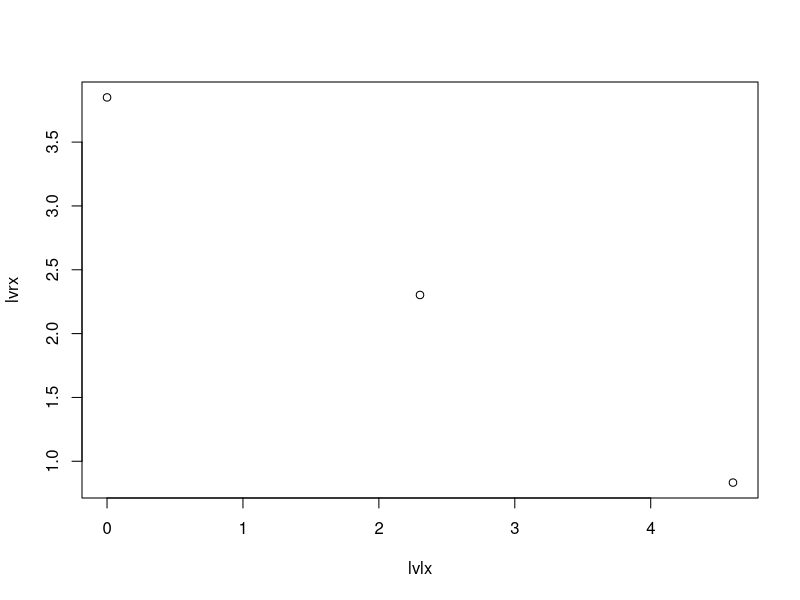
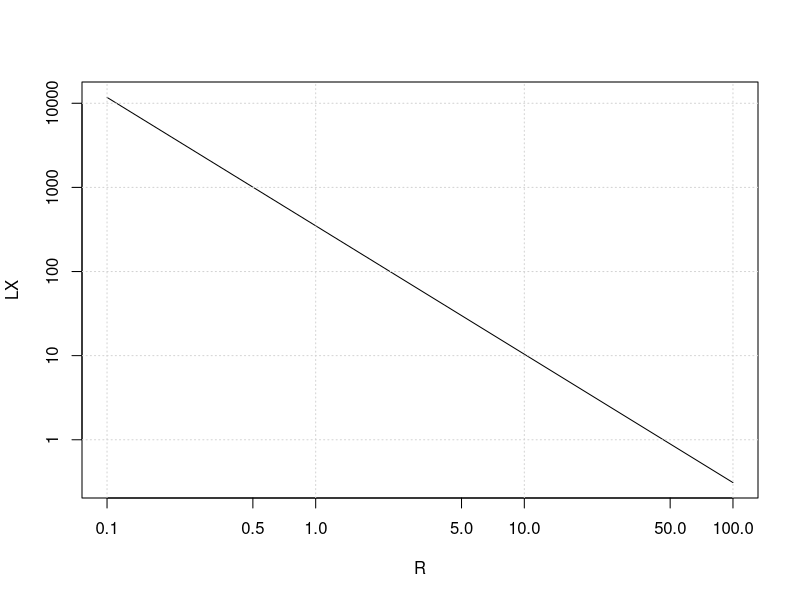
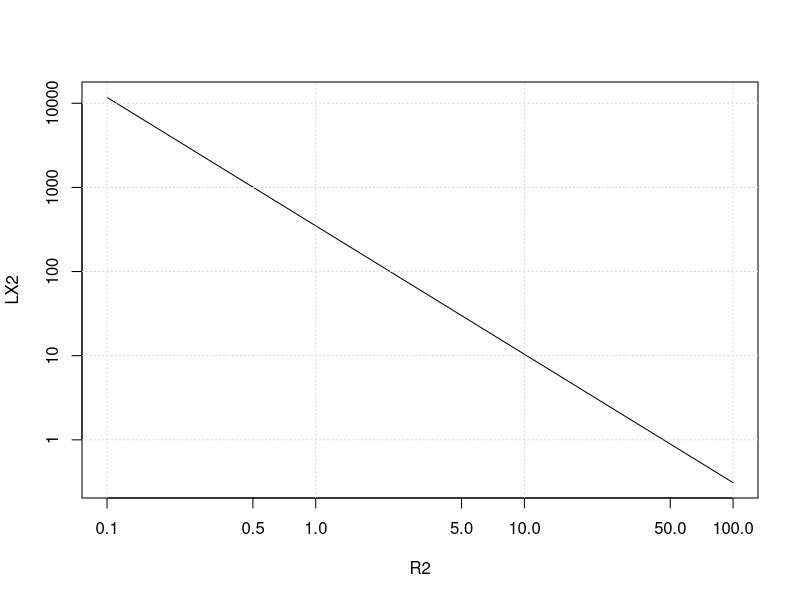
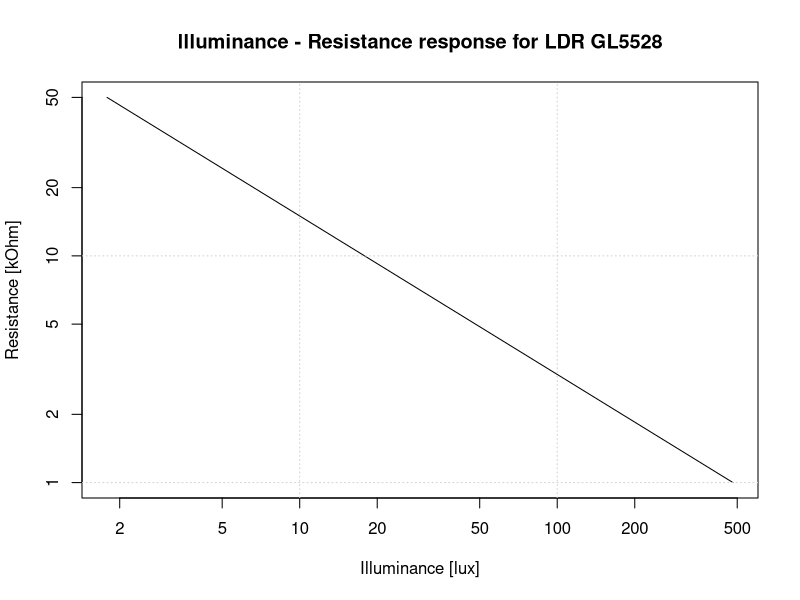
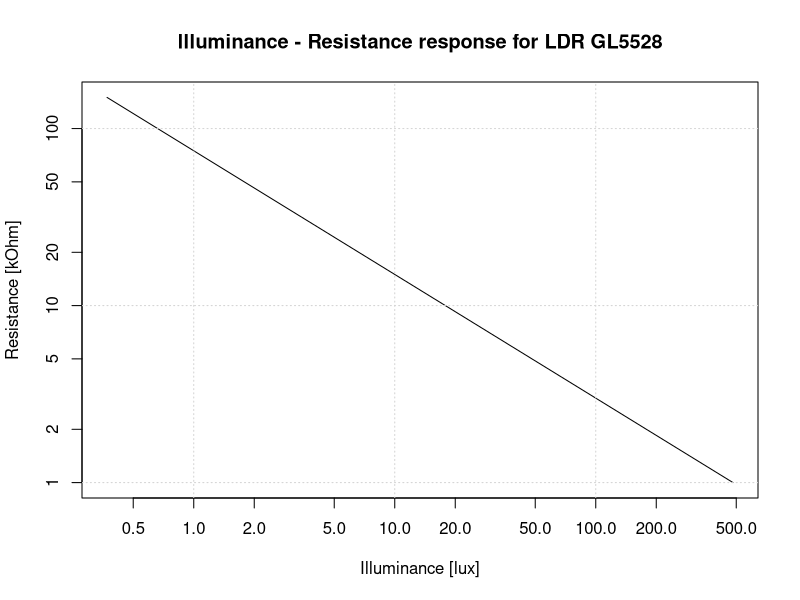

Generate these figures, in order, with R:
#
# For Photoresistor (LDR) GL5528
#
# Numerically working out the approximate illuminance vs. Resistance response
#

# 3 points taken from the graph on the data sheet, approximately
#
vlx = c(1,10,100)   # illuminance
vrx = c(47,10,2.3)  # resistance in kOhm
#
# converting to log-log scale
#
lvlx = log(vlx)
lvrx = log(vrx)
#
#
plot(lvlx,lvrx)

# log-linear model
#
lm(lvrx~lvlx)
#
#Call:
#  lm(formula = lvrx ~ lvlx)
#
#Coefficients:
#  (Intercept)         lvlx  
#     3.8372      -0.6552  
#
# The illuminanse [lux] can be approximated as
# LX = exp((1/0.6552)*(3.8372-log(R)))
# where R is in kOhm

# log-log plot from the model
#
R = seq(.1,100,.1)
LX = exp((1/0.6552)*(3.8372-log(R)))
plot(LX~R, type='l', log = "xy")
grid()

# The formula can be simplified to 
#     Lx_R = @(R)exp(9593/1638)/R^(1250/819)   # Matlab notation
# or
#     Lx_R = @(R)exp(5.8565)/R^1.5263          # Matlab notation

#
# Or as R function:
#
r2lux = function( resistance_kOhm) {
  # "converts" the LDR resistance [kOhm] to illuminance [lx]
  # for photoresistor GL5529, ~ 10k @ 10 Lx
  exp(9593/1638)/resistance_kOhm^(1250/819)
}


# Again the log-log plot from the approx. model, now using the R function
#
R2 = seq(.1,100,.2)
LX2 = r2lux(R2)
plot(LX2~R2, type='l', log = "xy")
grid()
#


############################################################################################
# Another simpler way to work it out numerically, if GAMMA is given (and correct)
#
# In this case gamma = 0.7 = log10(r10/r100)
# where r10 and r100 is the resistance at 10 and 100 lux.
#
# if r10 = 15k; r100 = 15/10^0.7

r100 = 10/10^0.7

# r100 is approx. 3k; then:

vlx = c(100,10)   # illuminance [Lx]
vrx = c(3,15)     # resistance [kOhm]


#
# converting to log-log scale
#
lvlx = log10(vlx)
lvrx = log10(vrx)

# log-linear nmodel
#
lm(lvrx~lvlx)

#  (Intercept)         lvlx  
#1.875       -0.699  

# Matlab
# syms R
# R2L = 10^((1/0.699)*(1.875-log10(R)))
# simplify(R2L)
# ans = (100*10^(159/233))/R^(1000/699)
#    ~=  481.2862 / R^0.6824

# R function, worked out assuming 
# gamma = 0.7 and R10 = 10K
#
r2lux = function( resistance_kOhm ) {
  # "converts" the LDR resistance [kOhm] to illuminance [Lux]
  # for photoresistor GL5529, ~ 15k @ 10 Lx, gamma = 0.7
  10^((1/0.699)*(1.875-log10(resistance_kOhm)))
  #481.2862 / resistance_kOhm^0.6824
}

# If the numerical reverse-engineering is correct, the following 
# plot should be very similar to the one from the data sheet
R3 = seq(1,50,1)
LX3 = r2lux(R3)
plot(R3~LX3, type='l', log = "xy", main="Illuminance - Resistance response for LDR GL5528", ylab="Resistance [kOhm]", xlab="Illuminance [lux]")
grid()



############################################################################################
# Same as above but using natural logarithm
#
# gamma = 0.7 = log(r10/r100) / log(10)
# where r10 and r100 is the resistance at 10 and 100 lux.

# r100 is approx. 2k; then:

vlx = c(100,10)   # illuminance [Lx]
vrx = c(3,15)     # resistance [kOhm]


#
# converting to log-log scale
#
lvlx = log(vlx)
lvrx = log(vrx)

# log-linear nmodel
#
lm(lvlx~lvrx)

#(Intercept)         lvlx  
#-    5.597       -1.431  
#     6.177       -1.431 

r2lux = function( resistance_kOhm ) {
  exp(6.177 - 1.431*log(resistance_kOhm))
}

###########################################################################################

K = 0.001 * 1.8271
n2lux = function( Ndis ) {
  #exp(6.177 - 1.431*log(resistance_kOhm))
  # here mostly ignorring the data sheet and setting common sense gestimation parameters
  # trying to achieve realistic calculated result
  # direct sun: ~30k-100k lux, dark night: ~ e-3 .. e-4
  exp(7.15 - 1.95*log(K*Ndis))
  #-> exp(73/10)/R^(19/10)
}

R3 = seq(1,150,1)
LX3 = r2lux(R3)
plot(R3~LX3, type='l', log = "xy", main="Illuminance - Resistance response for LDR GL5528", ylab="Resistance [kOhm]", xlab="Illuminance [lux]")
grid()



